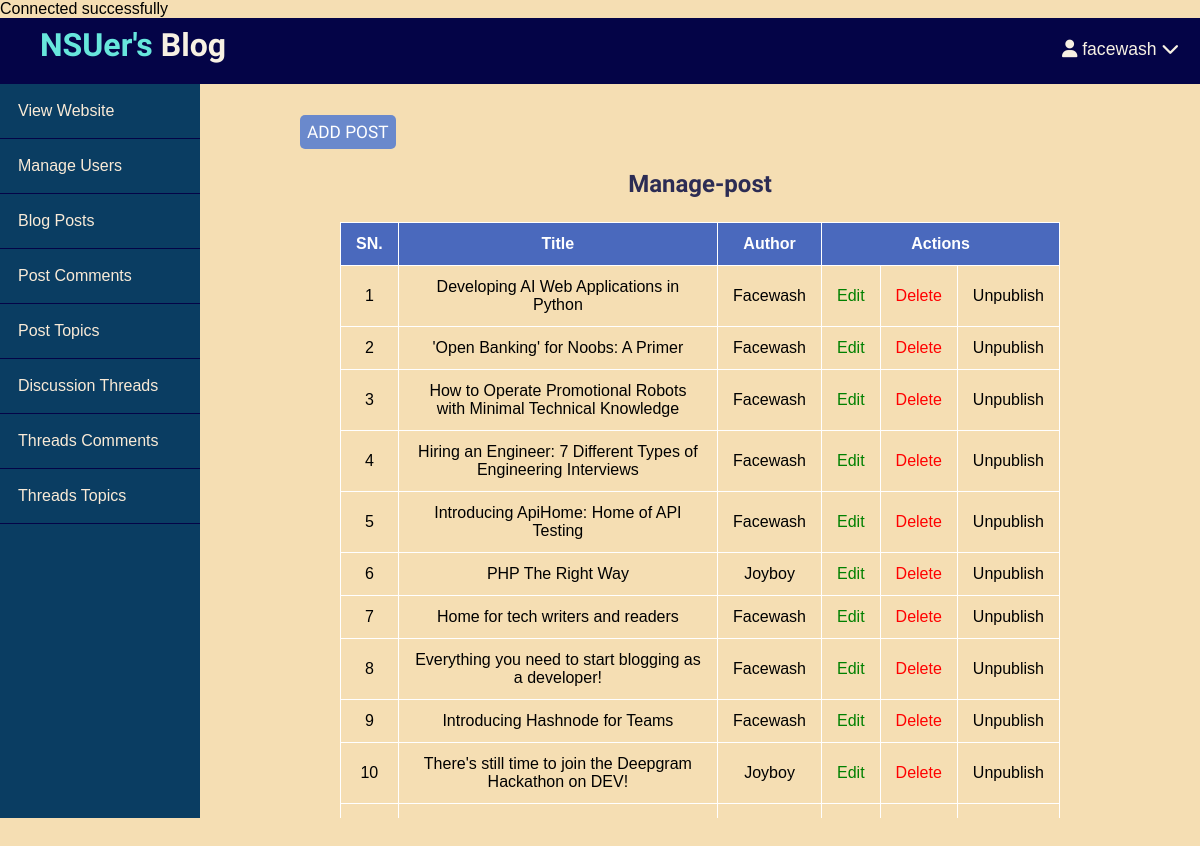
The app's page /Blog/admin/posts/index.php (signed in) with its own data.
### tables this page shows
CREATE TABLE IF NOT EXISTS `posts` (
  `id` int(11) NOT NULL AUTO_INCREMENT,
  `user_id` int(11) NOT NULL,
  `topic_id` int(11) DEFAULT NULL,
  `title` varchar(255) NOT NULL,
  `image` varchar(255) NOT NULL,
  `body` text NOT NULL,
  `published` int(4) NOT NULL,
  `created_at` datetime NOT NULL DEFAULT current_timestamp(),
  PRIMARY KEY (`id`),
  KEY `topic_id` (`topic_id`)
);

CREATE TABLE IF NOT EXISTS `users` (
  `id` int(11) NOT NULL AUTO_INCREMENT,
  `admin` tinyint(4) NOT NULL,
  `username` varchar(255) NOT NULL,
  `email` varchar(255) NOT NULL,
  `password` varchar(255) NOT NULL,
  `first_name` varchar(50) NOT NULL,
  `last_name` varchar(50) NOT NULL,
  `profile_tagline` varchar(255) NOT NULL,
  `location` varchar(60) NOT NULL,
  `about_me` text NOT NULL,
  `fb_link` varchar(255) NOT NULL,
  `tw_link` varchar(255) NOT NULL,
  `lk_link` varchar(255) NOT NULL,
  `yt_link` varchar(255) NOT NULL,
  `created_at` datetime NOT NULL DEFAULT current_timestamp(),
  PRIMARY KEY (`id`),
  UNIQUE KEY `email` (`email`)
);

### Blog/app/database/db.php (called while the page is built, shortened)
<?php
require("connect.php");
function selectAll($table, $conditions = [])
{
    global $conn;
    $sql = "SELECT * FROM $table";
    if (empty($conditions)) {
        $statement = $conn->prepare($sql);
        $statement->execute();
        $records = $statement->get_result()->fetch_all(MYSQLI_ASSOC);
        return $records;
    }
}

### Blog/app/controllers/posts.php (called while the page is built, shortened)
<?php
include(ROOT_PATH . "/app/database/db.php");
$table = 'posts';
$posts = selectAll($table);

### Blog/admin/posts/index.php (the view, shortened to what this page needs)
<?php
include(ROOT_PATH . '/app/controllers/posts.php');
$users = selectAll('users');
?>
<!DOCTYPE html>
<html lang="en">
<head>
    <link rel="stylesheet" href="../../assets/css/style.css">
    <link rel="stylesheet" href="../../assets/css/admin.css">
</head>
<body>
    <?php include(ROOT_PATH . "/app/includes/adminHeader.php"); ?>
    <div class="admin-wrapper">
        <?php include(ROOT_PATH . "/app/includes/adminSidebar.php"); ?>
        <div class="admin-content">
            <div class="bnt-group">
                <a href="create.php" class="btn btn-big">Add post</a>
            </div>
            <div class="content">
                <h2 class="page-title">Manage-post</h2>
                <table>
                    <thead>
                        <th>SN.</th>
                        <th>Title</th>
                        <th>Author</th>
                        <th colspan="3">Actions</th>
                    </thead>
                    <tbody>
                    <tbody>
                        <?php foreach ($posts as $key => $post) : ?>
                            <tr>
                                <td>
                                    <?php echo $key + 1 ?>
                                </td>
                                <td>
                                    <?php echo $post['title'] ?>
                                </td>
                                <?php foreach ($users as $key => $user) :  ?>
                                    <?php if ($post['user_id'] == $user['id']) : ?>
                                        <td>
                                            <?php echo ucfirst($user['username']); ?>
                                        </td>
                                    <?php endif; ?>
                                <?php endforeach; ?>
                                <td>
                                    <a href="edit.php?id=<?php echo $post['id']; ?>" class="edit">
                                        Edit
                                    </a>
                                </td>
                                <td>
                                    <a href="index.php?del_id=<?php echo $post['id'] ?>" class="delete">
                                        Delete
                                    </a>
                                </td>
                                <?php if ($post['published']) : ?>
                                    <td>
                                        <a href="edit.php?published=0&p_id=<?php echo $post['id'] ?>" class="unpublish">
                                            Unpublish
                                        </a>
                                    </td>
                                <?php endif; ?>
                            </tr>
                        <?php endforeach; ?>
                    </tbody>
                    </tbody>
                </table>
            </div>
        </div>
    </div>
</body>
</html>

### Blog/assets/css/style.css (style rules this page uses)
* { box-sizing: border-box; }
html, body { height: 100%; padding: 0px; margin: 0px; background: wheat; font-family: Arial, Helvetica, sans-serif; }
h1, h2, h3, h4, h5, h6 { font-family: "Trirong", serif; color: #2c2c54; margin: 5px; }
a { text-decoration: none; color: inherit; }
.btn { padding: 0.2rem 0.5rem; background: #6a89cc; color: #0c2461; border: 1px solid transparent; border-radius: 0.25rem; font-size: 1.08em; font-family: "Trirong", serif; }
.btn-big { padding: 0.5rem 1.1rem; line-height: 1rem; width: 100%; }
.content { width: 90%; margin: 30px auto 30px; margin-bottom: 100px; }
table { border-collapse: collapse; width: 100%; }
table td, table th { padding: 12px 15px; border: 1px solid white; text-align: center; font-size: 16px; }
table th { background-color: #4a69bd; color: white; }
.edit { color: green; }
.delete { color: red; }
.btn { background: #6a89cc; text-align: center; padding: 6px; border-radius: 5px; color: #fff; cursor: pointer; text-transform: uppercase; }

### Blog/assets/css/admin.css (style rules this page uses)
.admin-wrapper { display: flex; height: calc(100% - 66px); }
.admin-wrapper .admin-content { flex: 8; height: 100%; padding: 40px 100px 100px; overflow-y: scroll; }
.admin-content .page-title { text-align: center; margin-bottom: 1.5rem; }
table { width: 100%; border-collapse: collapse; font-size: 1.1rem; }
th, td { padding: 15px; text-align: left; border-bottom: 1px solid white; }
.edit { color: green; }
.delete { color: red; }

### records on screen
posts: title "Developing AI Web Applications in Python"
users: username "Facewash"
posts: title "'Open Banking' for Noobs: A Primer"
posts: title "How to Operate Promotional Robots with Minimal Technical Knowledge"
posts: title "Hiring an Engineer: 7 Different Types of Engineering Interviews"
posts: title "Introducing ApiHome: Home of API Testing"
posts: title "PHP The Right Way"
users: username "Joyboy"
posts: title "Home for tech writers and readers"
posts: title "Everything you need to start blogging as a developer!"
posts: title "Introducing Hashnode for Teams"
posts: title "There's still time to join the Deepgram Hackathon on DEV!"

### other values on screen
$_SESSION['username'] "facewash"
